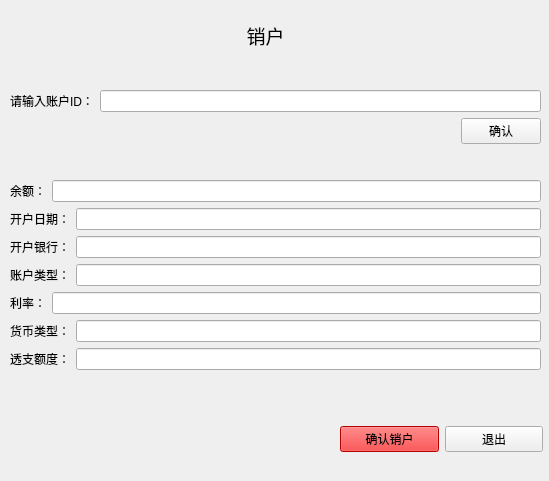
<?xml version="1.0" encoding="UTF-8"?>
<ui version="4.0">
 <class>Form</class>
 <widget class="QWidget" name="Form">
  <property name="geometry">
   <rect>
    <x>0</x>
    <y>0</y>
    <width>549</width>
    <height>481</height>
   </rect>
  </property>
  <property name="windowTitle">
   <string>Form</string>
  </property>
  <widget class="QLabel" name="label">
   <property name="geometry">
    <rect>
     <x>0</x>
     <y>10</y>
     <width>531</width>
     <height>51</height>
    </rect>
   </property>
   <property name="text">
    <string>&lt;html&gt;&lt;head/&gt;&lt;body&gt;&lt;p align=&quot;center&quot;&gt;&lt;span style=&quot; font-size:14pt;&quot;&gt;销户&lt;/span&gt;&lt;/p&gt;&lt;/body&gt;&lt;/html&gt;</string>
   </property>
  </widget>
  <widget class="QWidget" name="">
   <property name="geometry">
    <rect>
     <x>340</x>
     <y>420</y>
     <width>203</width>
     <height>38</height>
    </rect>
   </property>
   <layout class="QHBoxLayout" name="horizontalLayout_9">
    <item>
     <widget class="QPushButton" name="pushButton_2">
      <property name="styleSheet">
       <string notr="true">background-color: rgb(255, 0, 0);
font: 75 14pt &quot;Arial Narrow&quot;;</string>
      </property>
      <property name="text">
       <string>确认销户</string>
      </property>
     </widget>
    </item>
    <item>
     <widget class="QPushButton" name="pushButton_3">
      <property name="text">
       <string>退出</string>
      </property>
     </widget>
    </item>
   </layout>
  </widget>
  <widget class="QWidget" name="">
   <property name="geometry">
    <rect>
     <x>10</x>
     <y>60</y>
     <width>531</width>
     <height>341</height>
    </rect>
   </property>
   <layout class="QVBoxLayout" name="verticalLayout_2">
    <item>
     <layout class="QGridLayout" name="gridLayout">
      <item row="1" column="1">
       <widget class="QPushButton" name="pushButton">
        <property name="text">
         <string>确认</string>
        </property>
       </widget>
      </item>
      <item row="1" column="0">
       <spacer name="horizontalSpacer">
        <property name="orientation">
         <enum>Qt::Horizontal</enum>
        </property>
        <property name="sizeHint" stdset="0">
         <size>
          <width>40</width>
          <height>20</height>
         </size>
        </property>
       </spacer>
      </item>
      <item row="0" column="0" colspan="2">
       <layout class="QHBoxLayout" name="horizontalLayout">
        <item>
         <widget class="QLabel" name="label_2">
          <property name="text">
           <string>请输入账户ID：</string>
          </property>
         </widget>
        </item>
        <item>
         <widget class="QLineEdit" name="lineEdit"/>
        </item>
       </layout>
      </item>
     </layout>
    </item>
    <item>
     <layout class="QVBoxLayout" name="verticalLayout">
      <item>
       <layout class="QHBoxLayout" name="horizontalLayout_2">
        <item>
         <widget class="QLabel" name="label_3">
          <property name="text">
           <string>余额：</string>
          </property>
         </widget>
        </item>
        <item>
         <widget class="QLineEdit" name="lineEdit_2">
          <property name="readOnly">
           <bool>true</bool>
          </property>
         </widget>
        </item>
       </layout>
      </item>
      <item>
       <layout class="QHBoxLayout" name="horizontalLayout_3">
        <item>
         <widget class="QLabel" name="label_4">
          <property name="text">
           <string>开户日期：</string>
          </property>
         </widget>
        </item>
        <item>
         <widget class="QLineEdit" name="lineEdit_3">
          <property name="readOnly">
           <bool>true</bool>
          </property>
         </widget>
        </item>
       </layout>
      </item>
      <item>
       <layout class="QHBoxLayout" name="horizontalLayout_4">
        <item>
         <widget class="QLabel" name="label_5">
          <property name="text">
           <string>开户银行：</string>
          </property>
         </widget>
        </item>
        <item>
         <widget class="QLineEdit" name="lineEdit_4">
          <property name="readOnly">
           <bool>true</bool>
          </property>
         </widget>
        </item>
       </layout>
      </item>
      <item>
       <layout class="QHBoxLayout" name="horizontalLayout_5">
        <item>
         <widget class="QLabel" name="label_6">
          <property name="text">
           <string>账户类型：</string>
          </property>
         </widget>
        </item>
        <item>
         <widget class="QLineEdit" name="lineEdit_5">
          <property name="readOnly">
           <bool>true</bool>
          </property>
         </widget>
        </item>
       </layout>
      </item>
      <item>
       <layout class="QHBoxLayout" name="horizontalLayout_6">
        <item>
         <widget class="QLabel" name="label_7">
          <property name="text">
           <string>利率：</string>
          </property>
         </widget>
        </item>
        <item>
         <widget class="QLineEdit" name="lineEdit_6">
          <property name="readOnly">
           <bool>true</bool>
          </property>
         </widget>
        </item>
       </layout>
      </item>
      <item>
       <layout class="QHBoxLayout" name="horizontalLayout_7">
        <item>
         <widget class="QLabel" name="label_8">
          <property name="text">
           <string>货币类型：</string>
          </property>
         </widget>
        </item>
        <item>
         <widget class="QLineEdit" name="lineEdit_7">
          <property name="readOnly">
           <bool>true</bool>
          </property>
         </widget>
        </item>
       </layout>
      </item>
      <item>
       <layout class="QHBoxLayout" name="horizontalLayout_8">
        <item>
         <widget class="QLabel" name="label_9">
          <property name="text">
           <string>透支额度：</string>
          </property>
         </widget>
        </item>
        <item>
         <widget class="QLineEdit" name="lineEdit_8">
          <property name="readOnly">
           <bool>true</bool>
          </property>
         </widget>
        </item>
       </layout>
      </item>
     </layout>
    </item>
   </layout>
  </widget>
 </widget>
 <resources/>
 <connections>
  <connection>
   <sender>pushButton_3</sender>
   <signal>clicked()</signal>
   <receiver>Form</receiver>
   <slot>close()</slot>
   <hints>
    <hint type="sourcelabel">
     <x>492</x>
     <y>446</y>
    </hint>
    <hint type="destinationlabel">
     <x>494</x>
     <y>471</y>
    </hint>
   </hints>
  </connection>
 </connections>
</ui>
